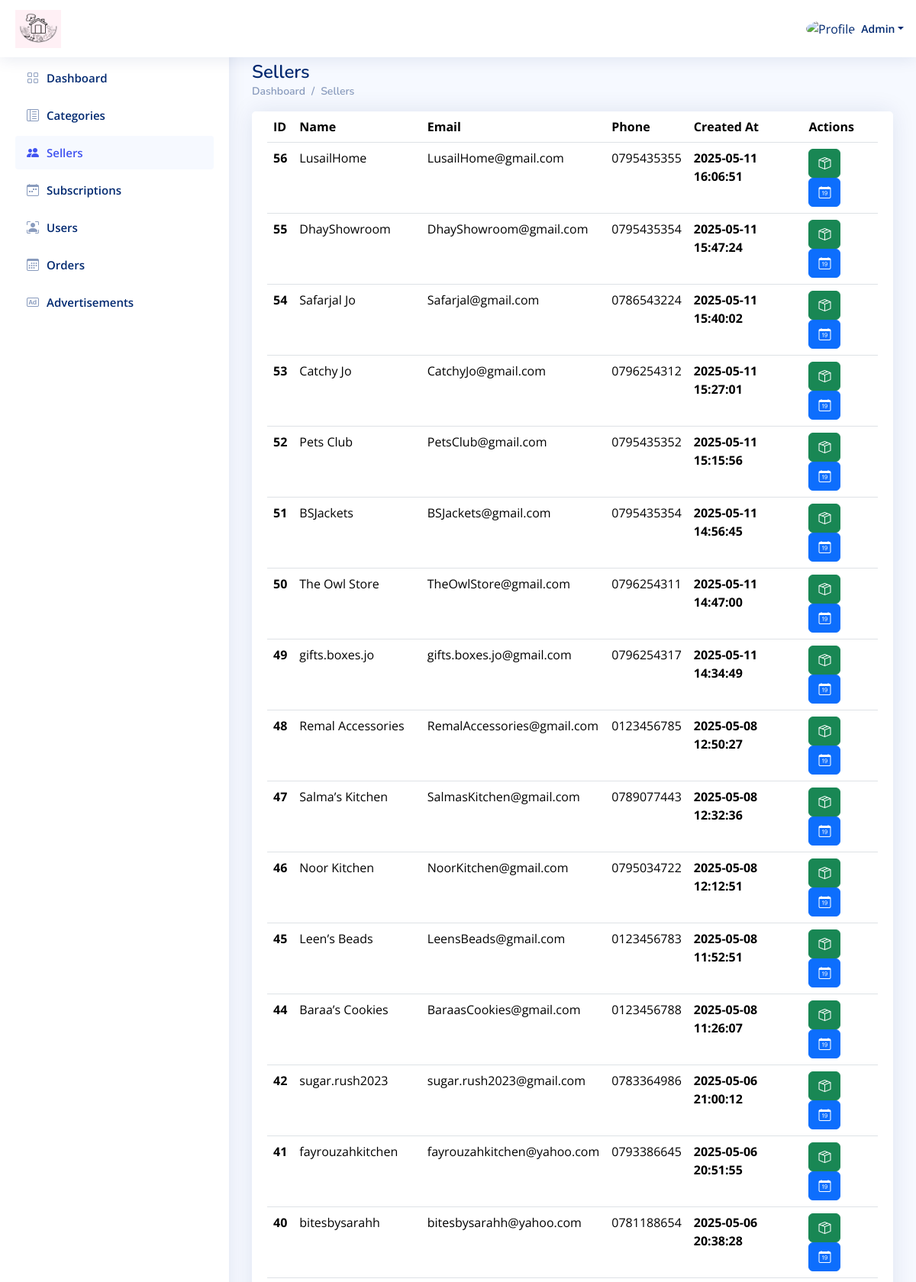
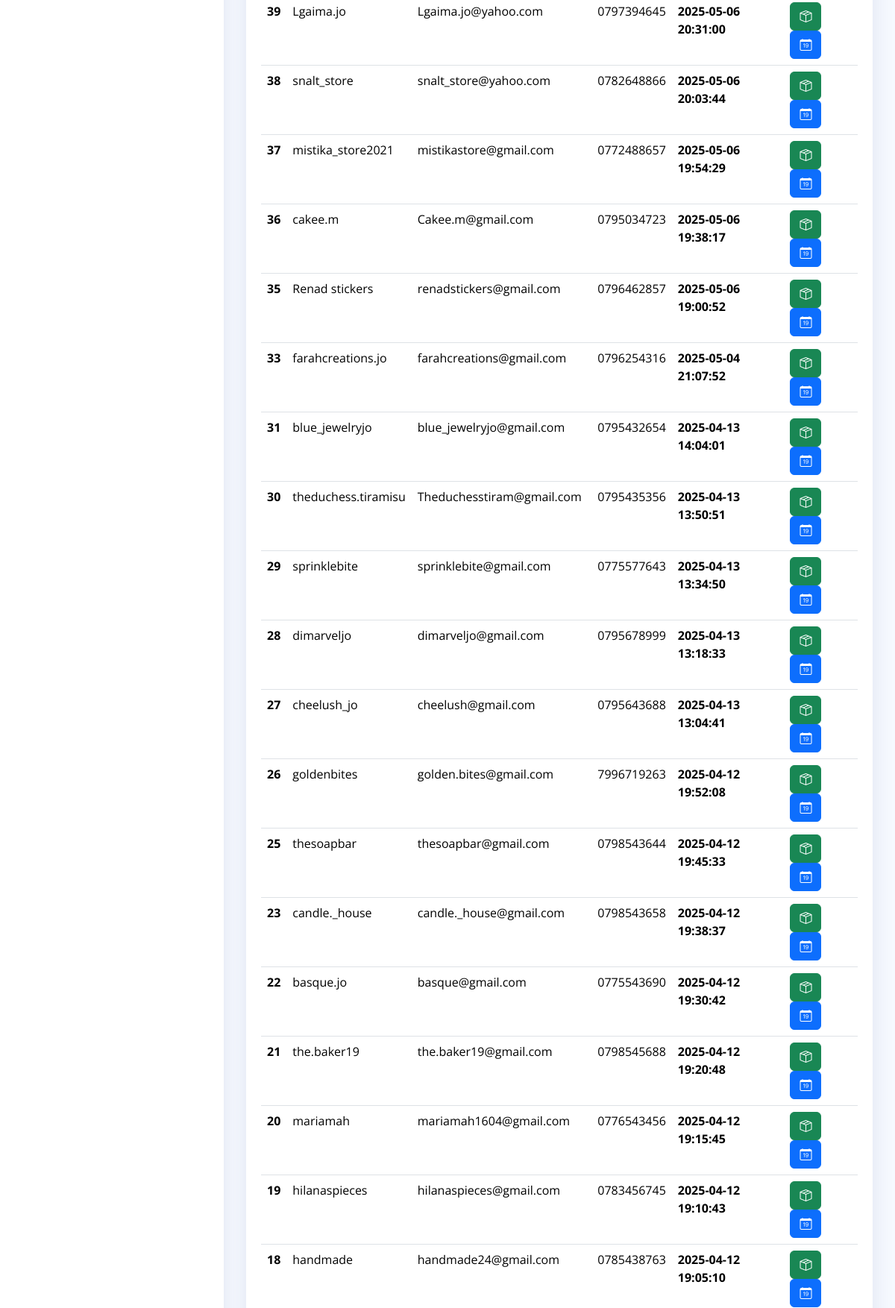
Screenshot of /Admin_Dashboard/Sellers.php (signed in, upper part) with the database file from the repository (2 pictures, top to bottom).
### tables this page shows
CREATE TABLE `users` (
  `id` int(11) NOT NULL,
  `user_type_id` int(11) NOT NULL,
  `name` varchar(250) NOT NULL,
  `email` varchar(250) NOT NULL,
  `phone` varchar(250) NOT NULL,
  `password` varchar(250) NOT NULL,
  `total_rate` double NOT NULL DEFAULT 0,
  `image` varchar(250) DEFAULT NULL,
  `description` text DEFAULT NULL,
  `instagram_link` varchar(250) DEFAULT NULL,
  `active` int(11) NOT NULL DEFAULT 1,
  `created_at` timestamp NOT NULL DEFAULT current_timestamp()
);

### Admin_Dashboard/Sellers.php (the view, shortened to what this page needs)
<?php
include "../Connect.php";
$A_ID = $_SESSION['A_Log'];
if (!$A_ID) {
    echo '<script language="JavaScript">
     document.location="../Login.php";
    </script>';
} else {
    $sql1 = mysqli_query($con, "select * from users where id='$A_ID'");
    $row1 = mysqli_fetch_array($sql1);
    $name = $row1['name'];
}
?>
<!DOCTYPE html>
<html lang="en">
  <head>
    <link
      href="../assets/vendor/bootstrap/css/bootstrap.min.css"
      rel="stylesheet"
    />
    <link
      href="../assets/vendor/bootstrap-icons/bootstrap-icons.css"
      rel="stylesheet"
    />
    <link href="../assets/vendor/boxicons/css/boxicons.min.css" rel="stylesheet" />
    <link href="../assets/vendor/quill/quill.snow.css" rel="stylesheet" />
    <link href="../assets/vendor/quill/quill.bubble.css" rel="stylesheet" />
    <link href="../assets/vendor/remixicon/remixicon.css" rel="stylesheet" />
    <link href="../assets/vendor/simple-datatables/style.css" rel="stylesheet" />
    <link href="../assets/css/style.css" rel="stylesheet" />
  </head>
  <body>
    <header id="header" class="header fixed-top d-flex align-items-center">
      <div class="d-flex align-items-center justify-content-between">
        <a href="index.php" class="logo d-flex align-items-center">
          <img src="../assets/img/Logo.png" alt="" />
        </a>
      </div>
      <nav class="header-nav ms-auto">
        <ul class="d-flex align-items-center">
          <li class="nav-item dropdown pe-3">
            <a
              class="nav-link nav-profile d-flex align-items-center pe-0"
              href="#"
              data-bs-toggle="dropdown"
            >
              <img
                src="https://www.computerhope.com/jargon/g/guest-user.png"
                alt="Profile"
                class="rounded-circle"
              />
              <span class="d-none d-md-block dropdown-toggle ps-2"><?php echo $name ?></span> </a
            >
          </li>
        </ul>
      </nav>
    </header>
    <?php require './Aside-Nav/Aside.php'?>
    <main id="main" class="main">
      <div class="pagetitle">
        <h1>Sellers</h1>
        <nav>
          <ol class="breadcrumb">
            <li class="breadcrumb-item"><a href="index.php">Dashboard</a></li>
            <li class="breadcrumb-item">Sellers</li>
          </ol>
        </nav>
      </div>
      <section class="section">
        <div class="row">
         <div class="col-lg-12 col-md-12 col-sm-12">
            <div class="card">
              <div class="card-body">
                <table class="table datatable">
                  <thead>
                    <tr>
                      <th scope="col">ID</th>
                      <th scope="col">Name</th>
                      <th scope="col">Email</th>
                      <th scope="col">Phone</th>
                      <th scope="col">Created At</th>
                      <th scope="col">Actions</th>
                    </tr>
                  </thead>
                  <tbody>
                  <?php
$sql1 = mysqli_query($con, "SELECT * from users WHERE user_type_id = 2 ORDER BY id DESC");
while ($row1 = mysqli_fetch_array($sql1)) {
    $seller_id = $row1['id'];
    $seller_name = $row1['name'];
    $seller_email = $row1['email'];
    $seller_phone = $row1['phone'];
    $created_at = $row1['created_at'];
    ?>
                    <tr>
                      <th scope="row"><?php echo $seller_id ?></th>
                      <td scope="row"><?php echo $seller_name ?></td>
                      <td scope="row"><?php echo $seller_email ?></td>
                      <td scope="row"><?php echo $seller_phone ?></td>
                      <th scope="row"><?php echo $created_at ?></th>
                      <th scope="row">
                        <a href="./Products.php?seller_id=<?php echo $seller_id?>" class="btn btn-success"><i class="bi bi-box-seam"></i></a>
                        <a href="./Subscriptions.php?seller_id=<?php echo $seller_id?>" class="btn btn-primary"><i class="bi bi-calendar-date"></i></a>
                      </th>
                    </tr>
<?php
}?>
                  </tbody>
                </table>
              </div>
            </div>
          </div>
        </div>
      </section>
    </main>
  </body>
</html>

### assets/css/style.css (style rules this page uses)
:root { scroll-behavior: smooth; }
body { font-family: "Open Sans", sans-serif; background: #f6f9ff; color: #444444; }
a { color: #4154f1; text-decoration: none; }
h1, h2, h3, h4, h5, h6 { font-family: "Nunito", sans-serif; }
#main { margin-top: 60px; padding: 20px 30px; transition: all 0.3s; }
.pagetitle { margin-bottom: 10px; }
.pagetitle h1 { font-size: 24px; margin-bottom: 0; font-weight: 600; color: #012970; }
.card { margin-bottom: 30px; border: none; border-radius: 5px; box-shadow: 0px 0 30px rgba(1, 41, 112, 0.1); }
.card-body { padding: 0 20px 20px 20px; }
.breadcrumb { font-size: 14px; font-family: "Nunito", sans-serif; color: #899bbd; font-weight: 600; }
.breadcrumb a { color: #899bbd; transition: 0.3s; }
.breadcrumb .breadcrumb-item::before { color: #899bbd; }
.logo { line-height: 1; }
@media (min-width: 1200px) { .logo { width: 280px; } }
.logo img { max-height: 50px; width: 60px; margin-right: 6px; }
.header { transition: all 0.5s; z-index: 997; height: 75px; box-shadow: 0px 2px 20px rgba(1, 41, 112, 0.1); background-color: #fff; padding-left: 20px; }
.header-nav ul { list-style: none; }
.header-nav>ul { margin: 0; padding: 0; }
.header-nav .nav-profile { color: #012970; }
.header-nav .nav-profile img { max-height: 36px; }
.header-nav .nav-profile span { font-size: 14px; font-weight: 600; }
@media (min-width: 1200px) { #main, #footer { margin-left: 300px; } }

### rows the page displays
users: name "Admin"
users: id "56", name "LusailHome", email "LusailHome@gmail.com", phone "0795435355", created_at "2025-05-11 16:06:51"
users: id "55", name "DhayShowroom", email "DhayShowroom@gmail.com", phone "0795435354", created_at "2025-05-11 15:47:24"
users: id "54", name "Safarjal Jo", email "Safarjal@gmail.com", phone "0786543224", created_at "2025-05-11 15:40:02"
users: id "53", name "Catchy Jo", email "CatchyJo@gmail.com", phone "0796254312", created_at "2025-05-11 15:27:01"
users: id "52", name "Pets Club", email "PetsClub@gmail.com", phone "0795435352", created_at "2025-05-11 15:15:56"
users: id "51", name "BSJackets", email "BSJackets@gmail.com", phone "0795435354", created_at "2025-05-11 14:56:45"
users: id "50", name "The Owl Store", email "TheOwlStore@gmail.com", phone "0796254311", created_at "2025-05-11 14:47:00"
users: id "49", name "gifts.boxes.jo", email "gifts.boxes.jo@gmail.com", phone "0796254317", created_at "2025-05-11 14:34:49"
users: id "48", name "Remal Accessories", email "RemalAccessories@gmail.com", phone "0123456785", created_at "2025-05-08 12:50:27"
users: id "47", name "Salma’s Kitchen", email "SalmasKitchen@gmail.com", phone "0789077443", created_at "2025-05-08 12:32:36"
users: id "46", name "Noor Kitchen", email "NoorKitchen@gmail.com", phone "0795034722", created_at "2025-05-08 12:12:51"
users: id "45", name "Leen’s Beads", email "LeensBeads@gmail.com", phone "0123456783", created_at "2025-05-08 11:52:51"
users: id "44", name "Baraa’s Cookies", email "BaraasCookies@gmail.com", phone "0123456788", created_at "2025-05-08 11:26:07"
users: id "42", name "sugar.rush2023", email "sugar.rush2023@gmail.com", phone "0783364986", created_at "2025-05-06 21:00:12"
users: id "41", name "fayrouzahkitchen", email "fayrouzahkitchen@yahoo.com", phone "0793386645", created_at "2025-05-06 20:51:55"
users: id "40", name "bitesbysarahh", email "bitesbysarahh@yahoo.com", phone "0781188654", created_at "2025-05-06 20:38:28"
users: id "39", name "Lgaima.jo", email "Lgaima.jo@yahoo.com", phone "0797394645", created_at "2025-05-06 20:31:00"
users: id "38", name "snalt_store", email "snalt_store@yahoo.com", phone "0782648866", created_at "2025-05-06 20:03:44"
users: id "37", name "mistika_store2021", email "mistikastore@gmail.com", phone "0772488657", created_at "2025-05-06 19:54:29"
users: id "36", name "cakee.m", email "Cakee.m@gmail.com", phone "0795034723", created_at "2025-05-06 19:38:17"
users: id "35", name "Renad stickers", email "renadstickers@gmail.com", phone "0796462857", created_at "2025-05-06 19:00:52"
users: id "33", name "farahcreations.jo", email "farahcreations@gmail.com", phone "0796254316", created_at "2025-05-04 21:07:52"
users: id "31", name "blue_jewelryjo", email "blue_jewelryjo@gmail.com", phone "0795432654", created_at "2025-04-13 14:04:01"
users: id "30", name "theduchess.tiramisu", email "Theduchesstiram@gmail.com", phone "0795435356", created_at "2025-04-13 13:50:51"
users: id "29", name "sprinklebite", email "sprinklebite@gmail.com", phone "0775577643", created_at "2025-04-13 13:34:50"
users: id "28", name "dimarveljo", email "dimarveljo@gmail.com", phone "0795678999", created_at "2025-04-13 13:18:33"
users: id "27", name "cheelush_jo", email "cheelush@gmail.com", phone "0795643688", created_at "2025-04-13 13:04:41"
users: id "26", name "goldenbites", email "golden.bites@gmail.com", phone "7996719263", created_at "2025-04-12 19:52:08"
users: id "25", name "thesoapbar", email "thesoapbar@gmail.com", phone "0798543644", created_at "2025-04-12 19:45:33"
users: id "23", name "candle._house", email "candle._house@gmail.com", phone "0798543658", created_at "2025-04-12 19:38:37"
users: id "22", name "basque.jo", email "basque@gmail.com", phone "0775543690", created_at "2025-04-12 19:30:42"
users: id "21", name "the.baker19", email "the.baker19@gmail.com", phone "0798545688", created_at "2025-04-12 19:20:48"
users: id "20", name "mariamah", email "mariamah1604@gmail.com", phone "0776543456", created_at "2025-04-12 19:15:45"
users: id "19", name "hilanaspieces", email "hilanaspieces@gmail.com", phone "0783456745", created_at "2025-04-12 19:10:43"
users: id "18", name "handmade", email "handmade24@gmail.com", phone "0785438763", created_at "2025-04-12 19:05:10"
